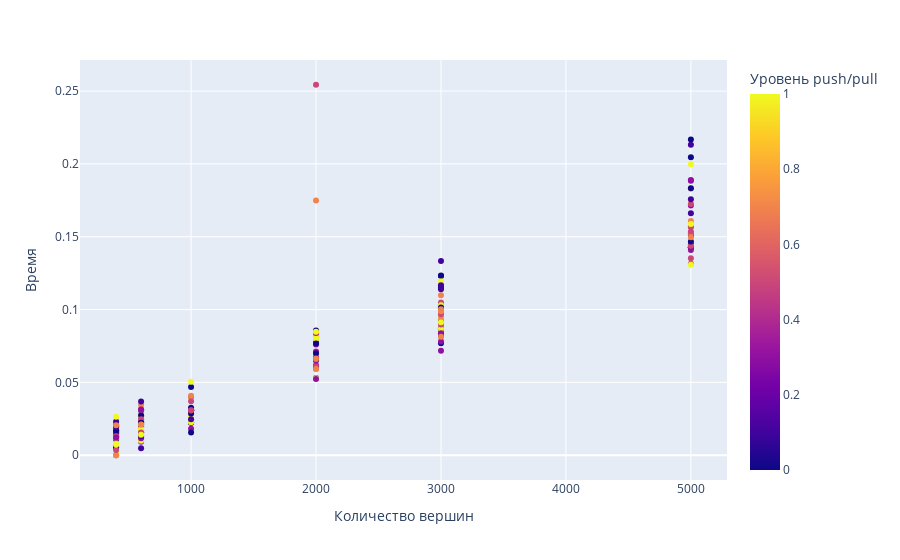

The notebook cell saved with this chart:
### Code cell
px.scatter(resume, x = 'Количество вершин', y = 'Время', color = 'Уровень push/pull')

### Figure 1 — Plotly figure (JSON) as saved in the notebook; plotly's stock layout.template omitted (floating-point values rounded to 4 significant figures; data arrays with more than 128 entries replaced by an {"elided": "..."} marker saying what was removed)
{"data": [{"hovertemplate": "Количество вершин=%{x}<br>Время=%{y}<br>Уровень push/pull=%{marker.color}<extra></extra>", "legendgroup": "", "marker": {"color": {"elided": "252 float values"}, "coloraxis": "coloraxis", "symbol": "circle"}, "mode": "markers", "name": "", "orientation": "v", "showlegend": false, "type": "scatter", "x": {"elided": "252 int values"}, "xaxis": "x", "y": {"elided": "252 float values"}, "yaxis": "y"}], "layout": {"coloraxis": {"colorbar": {"title": {"text": "Уровень push/pull"}}, "colorscale": [[0, "#0d0887"], [0.1111, "#46039f"], [0.2222, "#7201a8"], [0.3333, "#9c179e"], [0.4444, "#bd3786"], [0.5556, "#d8576b"], [0.6667, "#ed7953"], [0.7778, "#fb9f3a"], [0.8889, "#fdca26"], [1, "#f0f921"]]}, "legend": {"tracegroupgap": 0}, "margin": {"t": 60}, "xaxis": {"anchor": "y", "domain": [0, 1], "title": {"text": "Количество вершин"}}, "yaxis": {"anchor": "x", "domain": [0, 1], "title": {"text": "Время"}}}}
